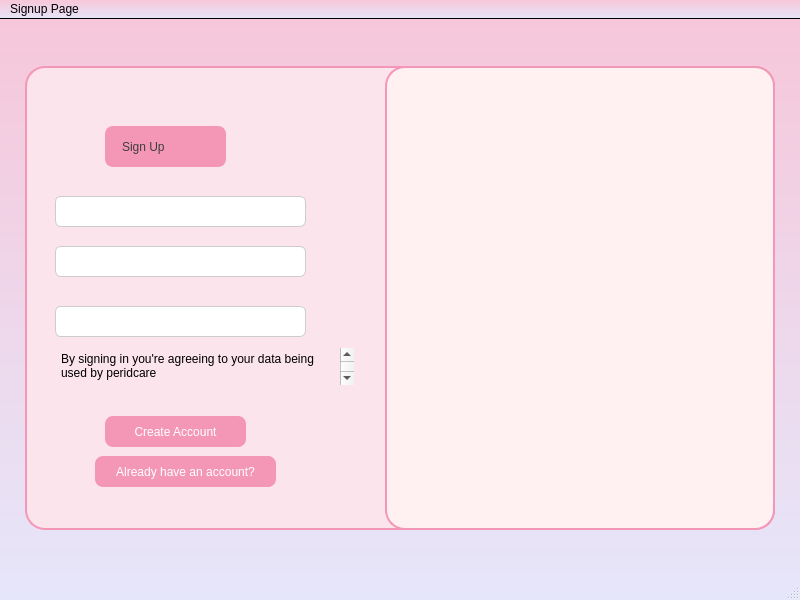
<?xml version="1.0" encoding="UTF-8"?>
<ui version="4.0">
 <class>Signup</class>
 <widget class="QMainWindow" name="Signup">
  <property name="geometry">
   <rect>
    <x>0</x>
    <y>0</y>
    <width>800</width>
    <height>600</height>
   </rect>
  </property>
  <property name="palette">
   <palette>
    <active>
     <colorrole role="Button">
      <brush brushstyle="LinearGradientPattern">
       <gradient startx="0.000000000000000" starty="0.000000000000000" endx="0.000000000000000" endy="1.000000000000000" type="LinearGradient" spread="PadSpread" coordinatemode="ObjectBoundingMode">
        <gradientstop position="0.000000000000000">
         <color alpha="255">
          <red>247</red>
          <green>198</green>
          <blue>217</blue>
         </color>
        </gradientstop>
        <gradientstop position="1.000000000000000">
         <color alpha="255">
          <red>230</red>
          <green>230</green>
          <blue>250</blue>
         </color>
        </gradientstop>
       </gradient>
      </brush>
     </colorrole>
     <colorrole role="Base">
      <brush brushstyle="LinearGradientPattern">
       <gradient startx="0.000000000000000" starty="0.000000000000000" endx="0.000000000000000" endy="1.000000000000000" type="LinearGradient" spread="PadSpread" coordinatemode="ObjectBoundingMode">
        <gradientstop position="0.000000000000000">
         <color alpha="255">
          <red>247</red>
          <green>198</green>
          <blue>217</blue>
         </color>
        </gradientstop>
        <gradientstop position="1.000000000000000">
         <color alpha="255">
          <red>230</red>
          <green>230</green>
          <blue>250</blue>
         </color>
        </gradientstop>
       </gradient>
      </brush>
     </colorrole>
     <colorrole role="Window">
      <brush brushstyle="LinearGradientPattern">
       <gradient startx="0.000000000000000" starty="0.000000000000000" endx="0.000000000000000" endy="1.000000000000000" type="LinearGradient" spread="PadSpread" coordinatemode="ObjectBoundingMode">
        <gradientstop position="0.000000000000000">
         <color alpha="255">
          <red>247</red>
          <green>198</green>
          <blue>217</blue>
         </color>
        </gradientstop>
        <gradientstop position="1.000000000000000">
         <color alpha="255">
          <red>230</red>
          <green>230</green>
          <blue>250</blue>
         </color>
        </gradientstop>
       </gradient>
      </brush>
     </colorrole>
    </active>
    <inactive>
     <colorrole role="Button">
      <brush brushstyle="LinearGradientPattern">
       <gradient startx="0.000000000000000" starty="0.000000000000000" endx="0.000000000000000" endy="1.000000000000000" type="LinearGradient" spread="PadSpread" coordinatemode="ObjectBoundingMode">
        <gradientstop position="0.000000000000000">
         <color alpha="255">
          <red>247</red>
          <green>198</green>
          <blue>217</blue>
         </color>
        </gradientstop>
        <gradientstop position="1.000000000000000">
         <color alpha="255">
          <red>230</red>
          <green>230</green>
          <blue>250</blue>
         </color>
        </gradientstop>
       </gradient>
      </brush>
     </colorrole>
     <colorrole role="Base">
      <brush brushstyle="LinearGradientPattern">
       <gradient startx="0.000000000000000" starty="0.000000000000000" endx="0.000000000000000" endy="1.000000000000000" type="LinearGradient" spread="PadSpread" coordinatemode="ObjectBoundingMode">
        <gradientstop position="0.000000000000000">
         <color alpha="255">
          <red>247</red>
          <green>198</green>
          <blue>217</blue>
         </color>
        </gradientstop>
        <gradientstop position="1.000000000000000">
         <color alpha="255">
          <red>230</red>
          <green>230</green>
          <blue>250</blue>
         </color>
        </gradientstop>
       </gradient>
      </brush>
     </colorrole>
     <colorrole role="Window">
      <brush brushstyle="LinearGradientPattern">
       <gradient startx="0.000000000000000" starty="0.000000000000000" endx="0.000000000000000" endy="1.000000000000000" type="LinearGradient" spread="PadSpread" coordinatemode="ObjectBoundingMode">
        <gradientstop position="0.000000000000000">
         <color alpha="255">
          <red>247</red>
          <green>198</green>
          <blue>217</blue>
         </color>
        </gradientstop>
        <gradientstop position="1.000000000000000">
         <color alpha="255">
          <red>230</red>
          <green>230</green>
          <blue>250</blue>
         </color>
        </gradientstop>
       </gradient>
      </brush>
     </colorrole>
    </inactive>
    <disabled>
     <colorrole role="Button">
      <brush brushstyle="LinearGradientPattern">
       <gradient startx="0.000000000000000" starty="0.000000000000000" endx="0.000000000000000" endy="1.000000000000000" type="LinearGradient" spread="PadSpread" coordinatemode="ObjectBoundingMode">
        <gradientstop position="0.000000000000000">
         <color alpha="255">
          <red>247</red>
          <green>198</green>
          <blue>217</blue>
         </color>
        </gradientstop>
        <gradientstop position="1.000000000000000">
         <color alpha="255">
          <red>230</red>
          <green>230</green>
          <blue>250</blue>
         </color>
        </gradientstop>
       </gradient>
      </brush>
     </colorrole>
     <colorrole role="Base">
      <brush brushstyle="LinearGradientPattern">
       <gradient startx="0.000000000000000" starty="0.000000000000000" endx="0.000000000000000" endy="1.000000000000000" type="LinearGradient" spread="PadSpread" coordinatemode="ObjectBoundingMode">
        <gradientstop position="0.000000000000000">
         <color alpha="255">
          <red>247</red>
          <green>198</green>
          <blue>217</blue>
         </color>
        </gradientstop>
        <gradientstop position="1.000000000000000">
         <color alpha="255">
          <red>230</red>
          <green>230</green>
          <blue>250</blue>
         </color>
        </gradientstop>
       </gradient>
      </brush>
     </colorrole>
     <colorrole role="Window">
      <brush brushstyle="LinearGradientPattern">
       <gradient startx="0.000000000000000" starty="0.000000000000000" endx="0.000000000000000" endy="1.000000000000000" type="LinearGradient" spread="PadSpread" coordinatemode="ObjectBoundingMode">
        <gradientstop position="0.000000000000000">
         <color alpha="255">
          <red>247</red>
          <green>198</green>
          <blue>217</blue>
         </color>
        </gradientstop>
        <gradientstop position="1.000000000000000">
         <color alpha="255">
          <red>230</red>
          <green>230</green>
          <blue>250</blue>
         </color>
        </gradientstop>
       </gradient>
      </brush>
     </colorrole>
    </disabled>
   </palette>
  </property>
  <property name="windowTitle">
   <string>MainWindow</string>
  </property>
  <property name="styleSheet">
   <string notr="true">QWidget
{
	background-color: qlineargradient(spread:pad, x1:0, y1:0, x2:0, y2:1, 
	stop: 0 #f7c6d9,  
   stop: 1 #e6e6fa
);
}

</string>
  </property>
  <widget class="QWidget" name="centralwidget">
   <layout class="QGridLayout" name="gridLayout">
    <item row="0" column="0">
     <widget class="QFrame" name="frame">
      <property name="minimumSize">
       <size>
        <width>750</width>
        <height>464</height>
       </size>
      </property>
      <property name="maximumSize">
       <size>
        <width>750</width>
        <height>464</height>
       </size>
      </property>
      <property name="styleSheet">
       <string notr="true">QFrame {
    background-color: #fce4ec;
    border: 2px solid #F497B6 ;
    border-radius: 20px;
}</string>
      </property>
      <property name="frameShape">
       <enum>QFrame::Shape::StyledPanel</enum>
      </property>
      <property name="frameShadow">
       <enum>QFrame::Shadow::Raised</enum>
      </property>
      <widget class="QPushButton" name="createacc">
       <property name="geometry">
        <rect>
         <x>80</x>
         <y>350</y>
         <width>141</width>
         <height>31</height>
        </rect>
       </property>
       <property name="styleSheet">
        <string notr="true">QPushButton {
    background-color: #F497B6;      
    color: white;                   
    font: 12px &quot;Arial&quot;;
    border-radius: 8px;
    padding: 6px 12px;
}
QPushButton:hover
{
background-color: #e6769f;}
</string>
       </property>
       <property name="text">
        <string>Create Account</string>
       </property>
      </widget>
      <widget class="QLabel" name="Signupheading">
       <property name="geometry">
        <rect>
         <x>80</x>
         <y>60</y>
         <width>121</width>
         <height>41</height>
        </rect>
       </property>
       <property name="styleSheet">
        <string notr="true">QLabel{
    background-color: #F497B6;      
    color: #3D3D3D;                   
    font: bold 20px &quot;Arial&quot;;
    border-radius: 8px;
    padding: 6px 12px;
}</string>
       </property>
       <property name="text">
        <string>Sign Up</string>
       </property>
      </widget>
      <widget class="QLineEdit" name="passkeysule">
       <property name="geometry">
        <rect>
         <x>30</x>
         <y>240</y>
         <width>251</width>
         <height>31</height>
        </rect>
       </property>
       <property name="styleSheet">
        <string notr="true">QLineEdit {
    background-color: #FFFFFF;
    color: #3D3D3D;
    font: 13px &quot;Segoe UI&quot;;
    border: 1px solid #CCCCCC;
    border-radius: 6px;
    padding: 6px;
}
</string>
       </property>
      </widget>
      <widget class="QLineEdit" name="emailsule">
       <property name="geometry">
        <rect>
         <x>30</x>
         <y>130</y>
         <width>251</width>
         <height>31</height>
        </rect>
       </property>
       <property name="styleSheet">
        <string notr="true">QLineEdit {
    background-color: #FFFFFF;
    color: #3D3D3D;
    font: 13px &quot;Segoe UI&quot;;
    border: 1px solid #CCCCCC;
    border-radius: 6px;
    padding: 6px;
}
</string>
       </property>
      </widget>
      <widget class="QLineEdit" name="pwdsule">
       <property name="geometry">
        <rect>
         <x>30</x>
         <y>180</y>
         <width>251</width>
         <height>31</height>
        </rect>
       </property>
       <property name="styleSheet">
        <string notr="true">QLineEdit {
    background-color: #FFFFFF;
    color: #3D3D3D;
    font: 13px &quot;Segoe UI&quot;;
    border: 1px solid #CCCCCC;
    border-radius: 6px;
    padding: 6px;
}
</string>
       </property>
      </widget>
      <widget class="QPushButton" name="alreadyacc">
       <property name="geometry">
        <rect>
         <x>70</x>
         <y>390</y>
         <width>181</width>
         <height>31</height>
        </rect>
       </property>
       <property name="autoFillBackground">
        <bool>false</bool>
       </property>
       <property name="styleSheet">
        <string notr="true">QPushButton {
    background-color: #F497B6;      
    color: white;                   
    font: 12px &quot;Arial&quot;;
    border-radius: 8px;
    padding: 6px 6px;
}
QPushButton:hover
{
background-color: #e6769f;}</string>
       </property>
       <property name="text">
        <string>Already have an account?</string>
       </property>
      </widget>
      <widget class="QLabel" name="label">
       <property name="geometry">
        <rect>
         <x>360</x>
         <y>0</y>
         <width>390</width>
         <height>464</height>
        </rect>
       </property>
       <property name="minimumSize">
        <size>
         <width>390</width>
         <height>464</height>
        </size>
       </property>
       <property name="maximumSize">
        <size>
         <width>390</width>
         <height>464</height>
        </size>
       </property>
       <property name="styleSheet">
        <string notr="true">QLabel
{
	background-color:#fff1f1;
}</string>
       </property>
       <property name="frameShape">
        <enum>QFrame::Shape::NoFrame</enum>
       </property>
       <property name="text">
        <string/>
       </property>
       <property name="pixmap">
        <pixmap resource="Resource.qrc">:/loginicons/periodsimg2.jpg</pixmap>
       </property>
       <property name="scaledContents">
        <bool>true</bool>
       </property>
       <property name="wordWrap">
        <bool>false</bool>
       </property>
       <property name="margin">
        <number>5</number>
       </property>
       <property name="indent">
        <number>1</number>
       </property>
      </widget>
      <widget class="QTextBrowser" name="textBrowser">
       <property name="geometry">
        <rect>
         <x>30</x>
         <y>280</y>
         <width>301</width>
         <height>41</height>
        </rect>
       </property>
       <property name="styleSheet">
        <string notr="true">QTextBrowser
{
border-color:#fce4ec;
}</string>
       </property>
       <property name="html">
        <string>&lt;!DOCTYPE HTML PUBLIC &quot;-//W3C//DTD HTML 4.0//EN&quot; &quot;http://www.w3.org/TR/REC-html40/strict.dtd&quot;&gt;
&lt;html&gt;&lt;head&gt;&lt;meta name=&quot;qrichtext&quot; content=&quot;1&quot; /&gt;&lt;meta charset=&quot;utf-8&quot; /&gt;&lt;style type=&quot;text/css&quot;&gt;
p, li { white-space: pre-wrap; }
hr { height: 1px; border-width: 0; }
li.unchecked::marker { content: &quot;\2610&quot;; }
li.checked::marker { content: &quot;\2612&quot;; }
&lt;/style&gt;&lt;/head&gt;&lt;body style=&quot; font-family:'Segoe UI'; font-size:9pt; font-weight:400; font-style:normal;&quot;&gt;
&lt;p style=&quot; margin-top:0px; margin-bottom:0px; margin-left:0px; margin-right:0px; -qt-block-indent:0; text-indent:0px;&quot;&gt;By signing in you're agreeing to your data being used by peridcare&lt;/p&gt;
&lt;p style=&quot;-qt-paragraph-type:empty; margin-top:0px; margin-bottom:0px; margin-left:0px; margin-right:0px; -qt-block-indent:0; text-indent:0px;&quot;&gt;&lt;br /&gt;&lt;/p&gt;&lt;/body&gt;&lt;/html&gt;</string>
       </property>
      </widget>
     </widget>
    </item>
   </layout>
  </widget>
  <widget class="QMenuBar" name="menubar">
   <property name="geometry">
    <rect>
     <x>0</x>
     <y>0</y>
     <width>800</width>
     <height>18</height>
    </rect>
   </property>
   <widget class="QMenu" name="menuSignup_Page">
    <property name="title">
     <string>Signup Page</string>
    </property>
   </widget>
   <addaction name="menuSignup_Page"/>
  </widget>
  <widget class="QStatusBar" name="statusbar"/>
 </widget>
 <resources>
  <include location="Resource.qrc"/>
 </resources>
 <connections/>
</ui>
